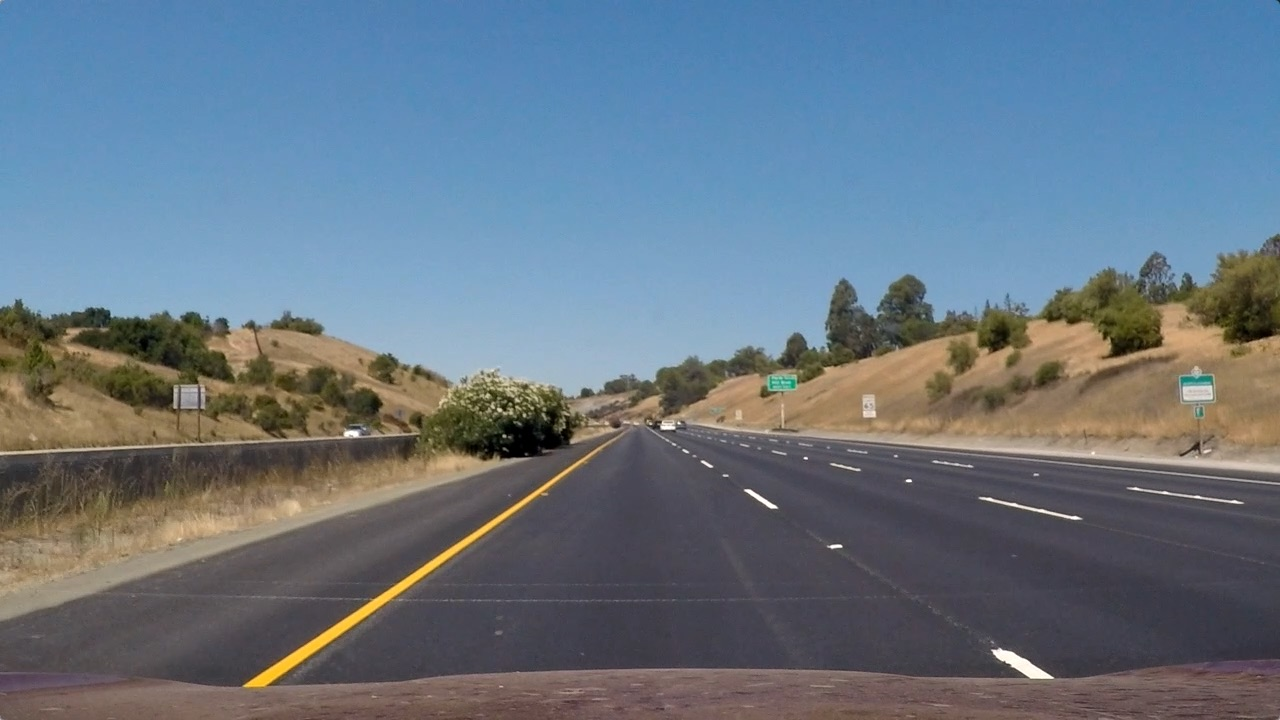
#> input picture Project-1/test_images/straight_lines1.jpg, 1280 x 720 px, given in place of solidWhiteRight.jpg, which was not available
$ jupyter execute --allow-errors CSEN1094-Task-1.ipynb   (shell and % lines are left out)   (text cells are left out)
#> lines starting #> are read from the running program, lines starting #| are printed output that depends on the picture; after the words box and inside, x2 and y2 are one past the last pixel; in counts of white or black regions, pixels touching at a corner belong together; pictures that were not available may be replaced by others from this repository, and a replacement may not be noted
[cell 1]
#importing some useful packages
import matplotlib.pyplot as plt
import matplotlib.image as mpimg
import numpy as np
import cv2
print("Python Notebook works correctly!")

[cell 2]
#reading in an image
image = mpimg.imread('test_images/solidWhiteRight.jpg')
#> image is the input picture: shape (720, 1280, 3); mean R, G, B 103.2, 117.7, 131.2

#printing out some stats and plotting
print('This image is:', type(image), 'with dimensions:', image.shape)
#| This image is: <class 'numpy.ndarray'> with dimensions: (720, 1280, 3)
plt.imshow(image)  # if you wanted to show a single color channel image called 'gray', for example, call as plt.imshow(gray, cmap='gray')

[cell 3]
import math

def grayscale(img):
    """Applies the Grayscale transform
    This will return an image with only one color channel
    but NOTE: to see the returned image as grayscale
    (assuming your grayscaled image is called 'gray')
    you should call plt.imshow(gray, cmap='gray')"""
    return cv2.cvtColor(img, cv2.COLOR_RGB2GRAY)
    # Or use BGR2GRAY if you read an image with cv2.imread()
    # return cv2.cvtColor(img, cv2.COLOR_BGR2GRAY)

def canny(img, low_threshold, high_threshold):
    """Applies the Canny transform"""
    return cv2.Canny(img, low_threshold, high_threshold)

def gaussian_blur(img, kernel_size):
    """Applies a Gaussian Noise kernel"""
    return cv2.GaussianBlur(img, (kernel_size, kernel_size), 0)

def region_of_interest(img, vertices):
    """
    Applies an image mask.

    Only keeps the region of the image defined by the polygon
    formed from `vertices`. The rest of the image is set to black.
    """
    #defining a blank mask to start with
    mask = np.zeros_like(img)

    #defining a 3 channel or 1 channel color to fill the mask with depending on the input image
    if len(img.shape) > 2:
        channel_count = img.shape[2]  # i.e. 3 or 4 depending on your image
        ignore_mask_color = (255,) * channel_count
    else:
        ignore_mask_color = 255

    #filling pixels inside the polygon defined by "vertices" with the fill color
    cv2.fillPoly(mask, vertices, ignore_mask_color)

    #returning the image only where mask pixels are nonzero
    masked_image = cv2.bitwise_and(img, mask)
    return masked_image


def draw_lines(img, lines, color=[255, 0, 0], thickness=2):
    """
    NOTE: this is the function you might want to use as a starting point once you want to
    average/extrapolate the line segments you detect to map out the full
    extent of the lane (going from the result shown in raw-lines-example.mp4
    to that shown in P1_example.mp4).

    Think about things like separating line segments by their
    slope ((y2-y1)/(x2-x1)) to decide which segments are part of the left
    line vs. the right line.  Then, you can average the position of each of
    the lines and extrapolate to the top and bottom of the lane.

    This function draws `lines` with `color` and `thickness`.
    Lines are drawn on the image inplace (mutates the image).
    If you want to make the lines semi-transparent, think about combining
    this function with the weighted_img() function below
    """
    x_left =[]
    x_right=[]
    y_left=[]
    y_right=[]

    y1_min = img.shape[0]
    y2_max = int(y1_min*0.6)

    for line in lines:
        for x1,y1,x2,y2 in line:
            slope = ((y2-y1)/(x2-x1))
            if(slope>=0):
                x_left.append(x1)
                x_left.append(x2)
                y_left.append(y1)
                y_left.append(y2)
            else:
                x_right.append(x1)
                x_right.append(x2)
                y_right.append(y1)
                y_right.append(y2)


    x_left = np.array(x_left)
    x_right= np.array(x_right)
    y_left= np.array(y_left)
    y_right= np.array(y_right)

    #cv2.line(img, (np.amin(x_right), np.amax(y_right)), (np.amax(x_right), np.amin(y_right)), color, thickness)
    cv2.line(img, (np.amin(x_left), np.amin(y_left)), (np.amax(x_left), np.amax(y_left)), color, thickness)

    M_left,C_left = np.polyfit(x_left,y_left,1)
    x1_left = int((y1_min-C_left)/M_left)
    x2_left = int((y2_max-C_left)/M_left)

    M_right,C_right = np.polyfit(x_right,y_right,1)
    x1_right = int((y1_min-C_right)/M_right)
    x2_right = int((y2_max-C_right)/M_right)

    cv2.line(img, (x2_left, y1_min), (x1_left, y2_max), color, thickness)


    #cv2.line(img, (np.amin(x_right), np.amin(y_right)), (np.amax(x_right), np.amax(y_right)), color, thickness)


def hough_lines(img, rho, theta, threshold, min_line_len, max_line_gap):
    """
    `img` should be the output of a Canny transform.

    Returns an image with hough lines drawn.
    """
    lines = cv2.HoughLinesP(img, rho, theta, threshold, np.array([]), minLineLength=min_line_len, maxLineGap=max_line_gap)
    line_img = np.zeros((img.shape[0], img.shape[1], 3), dtype=np.uint8)
    draw_lines(line_img, lines)
    return line_img

# Python 3 has support for cool math symbols.

def weighted_img(img, initial_img, α=0.8, β=1., γ=0.):
    """
    `img` is the output of the hough_lines(), An image with lines drawn on it.
    Should be a blank image (all black) with lines drawn on it.

    `initial_img` should be the image before any processing.

    The result image is computed as follows:

    initial_img * α + img * β + γ
    NOTE: initial_img and img must be the same shape!
    """
    return cv2.addWeighted(initial_img, α, img, β, γ)

[cell 4]
import os
os.listdir("test_images/")

[cell 5]
# TODO: Build your pipeline that will draw lane lines on the test_images
# then save them to the test_images_output directory.
def process_image(image):
    # NOTE: The output you return should be a color image (3 channel) for processing video below
    # TODO: put your pipeline here,
    # you should return the final output (image where lines are drawn on lanes)
    gray = grayscale(image)
    blur = gaussian_blur(gray, 5)
    canny1 = canny(blur, 50, 150)
    width = image.shape[1]
    height = image.shape[0]
    a3 = np.array([[[width*0.05,height], [width*0.95,height],[width/2,height*0.6]]], dtype = np.int32)
    region = region_of_interest(canny1,a3)
    hough = hough_lines(region, 1,np.pi/180,10,5,4)
    weighted_img1 = weighted_img(hough,image)
    #plt.imshow(weighted_img1,camp = 'weighted_img')
    return weighted_img1

[cell 6]
image = mpimg.imread('test_images/solidYellowCurve.jpg')
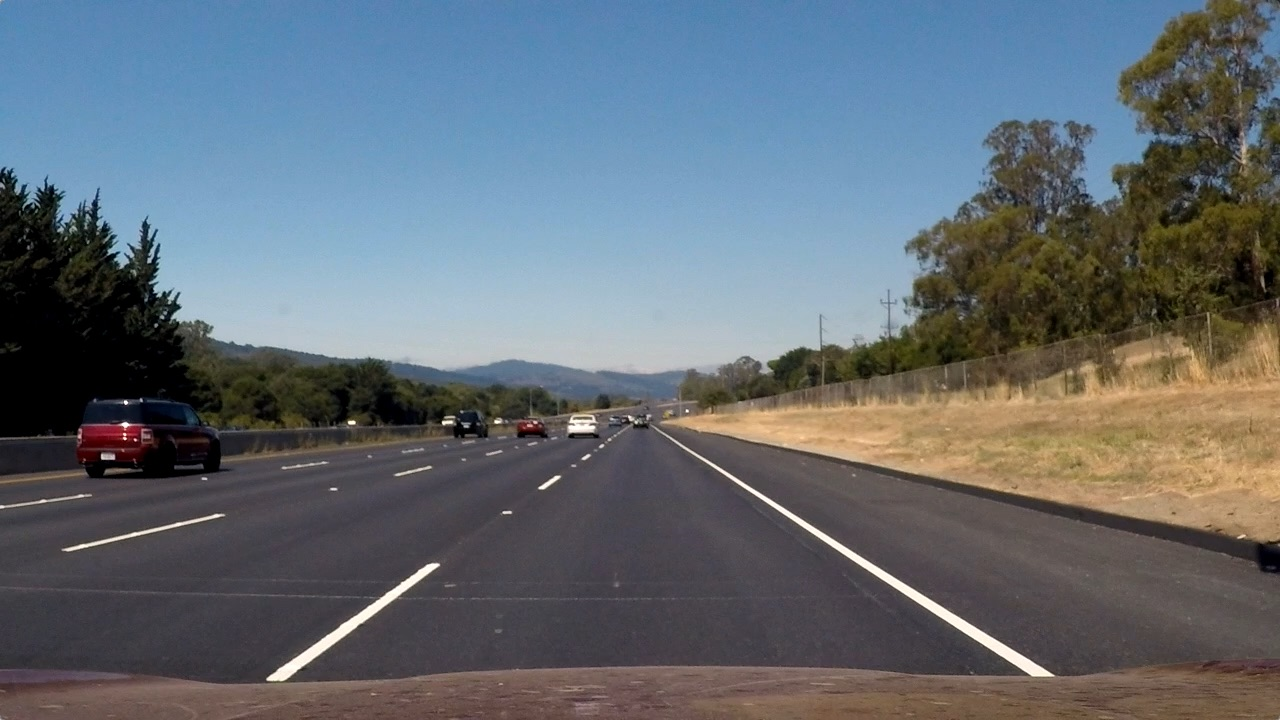
#> input picture Project-1/test_images/straight_lines2.jpg, 1280 x 720 px, given in place of solidYellowCurve.jpg, which was not available
#> image is the input picture: shape (720, 1280, 3); mean R, G, B 99.4, 107.7, 115.1

# # printing out some stats and plotting
print('This image is:', type(image), 'with dimensions:', image.shape)
#| This image is: <class 'numpy.ndarray'> with dimensions: (720, 1280, 3)
image1 = process_image(image)
#> in canny, `return cv2.Canny(img, low_threshold, high_threshold)`:
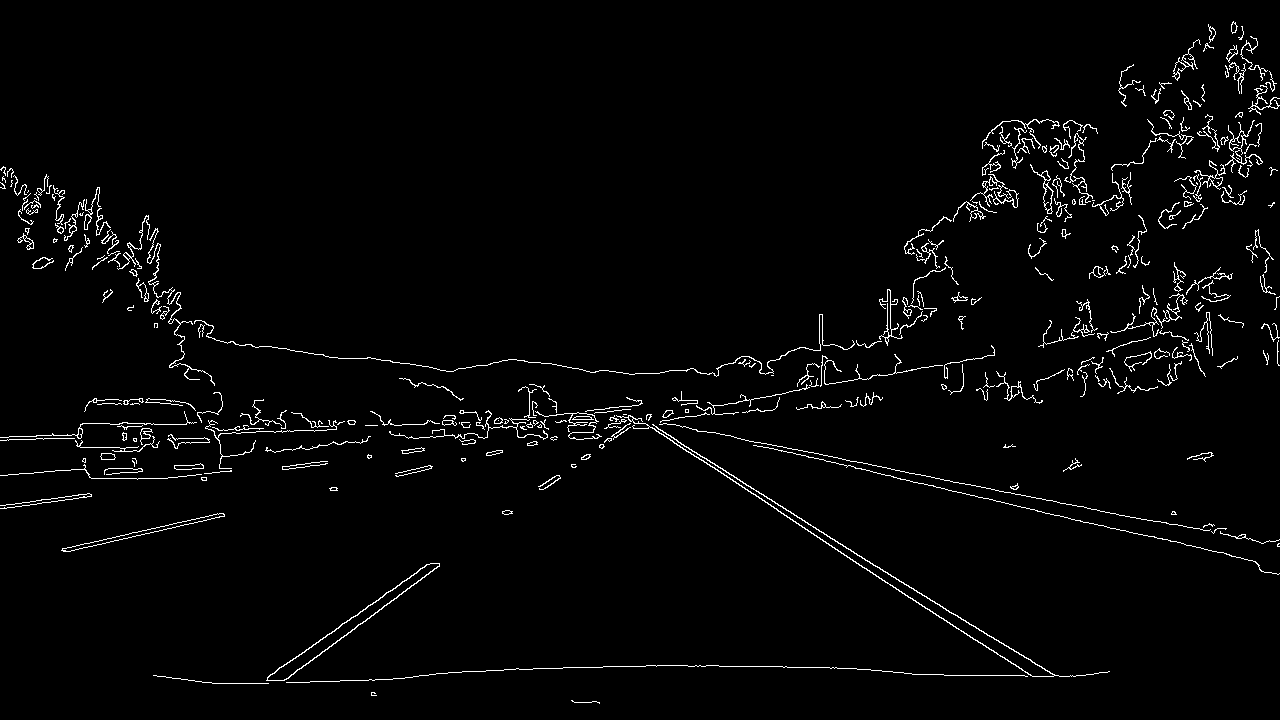
#> returned value: shape (720, 1280); 2.4% white in thin lines or dots
#> in region_of_interest, `cv2.fillPoly(mask, vertices, ignore_mask_color)`: mask: shape (720, 1280); 18% white; 1 white region, box (x1, y1, x2, y2) and area: (66, 432, 1215, 720) 165887
#> in region_of_interest, `masked_image = cv2.bitwise_and(img, mask)`:
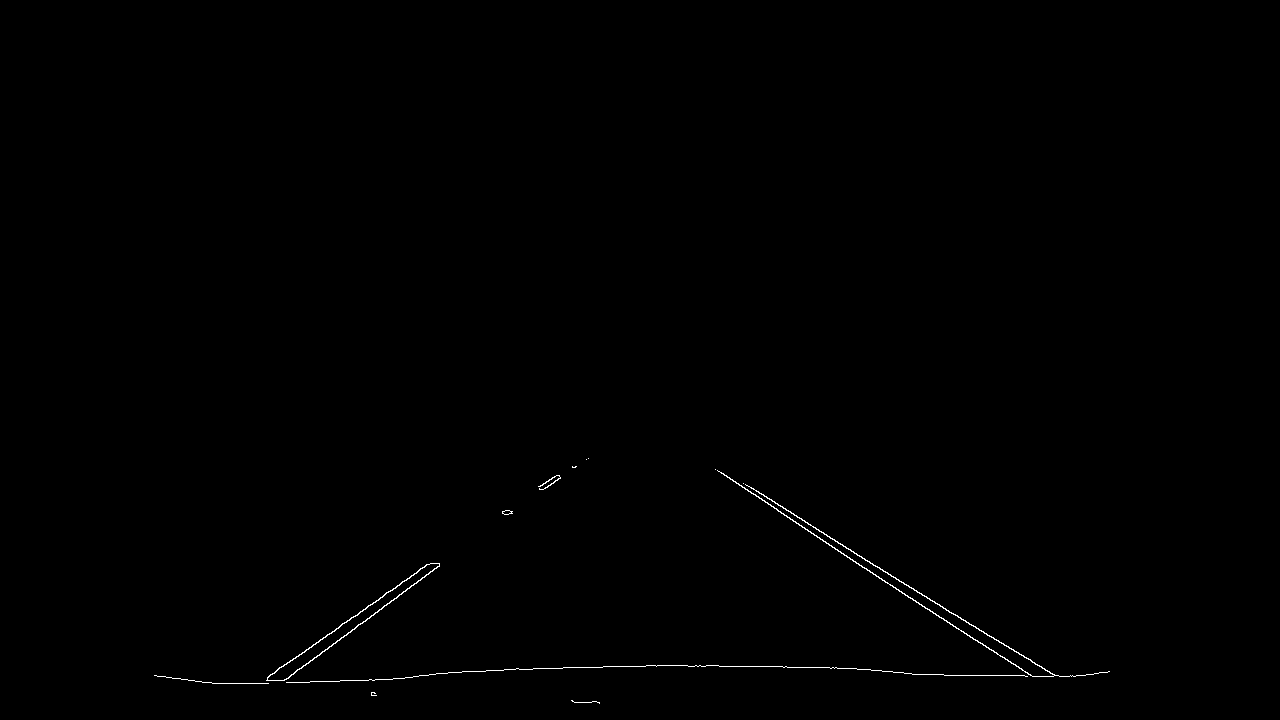
#> masked_image: shape (720, 1280); 0.29% white in thin lines or dots, all inside (x1, y1, x2, y2) = (154, 458, 1110, 704)
#> in hough_lines, `lines = cv2.HoughLinesP(img, rho, theta, threshold, np.array([]), minL..`: lines = 63 rows, first 6: [267, 677, 430, 563], [745, 484, 1004, 645], [282, 680, 432, 571], [781, 513, 1032, 676], [603, 666, 645, 666], [646, 665, 687, 665]
#> the loop in draw_lines, `for line in lines:` made 63 passes
#> line on passes 1 to 12: [[267, 677, 430, 563]], [[745, 484, 1004, 645]], [[282, 680, 432, 571]], [[781, 513, 1032, 676]], [[603, 666, 645, 666]], [[646, 665, 687, 665]], [[345, 680, 392, 679]], [[715, 469, 837, 549]], [[944, 675, 985, 675]], [[212, 683, 246, 683]], [[953, 613, 1052, 674]], [[857, 669, 881, 670]]
#> after the loop in draw_lines, `for line in lines:`: x_left = 92 values, max 1064 at index 85, min 157 at index 38, mean 679.6; x_right = 34 values, max 1107 at index 9, min 267 at index 0, mean 483.1; y_left = 92 values, max 702 at index 60, min 469 at index 8, mean 646.3; y_right = 34 values, max 680 at index 2, min 475 at index 13, mean 591.7
#> in draw_lines, `M_left,C_left = np.polyfit(x_left,y_left,1)`: M_left = -0.0442; C_left = 676.3
#> in draw_lines, `x1_left = int((y1_min-C_left)/M_left)`: x1_left = -988
#> in draw_lines, `x2_left = int((y2_max-C_left)/M_left)`: x2_left = 5529
#> in draw_lines, `M_right,C_right = np.polyfit(x_right,y_right,1)`: M_right = -0.0452; C_right = 613.6
#> in draw_lines, `x1_right = int((y1_min-C_right)/M_right)`: x1_right = -2354
#> in draw_lines, `x2_right = int((y2_max-C_right)/M_right)`: x2_right = 4016
#> in draw_lines, `cv2.line(img, (x2_left, y1_min), (x1_left, y2_max), color, thickness)`: img: shape (720, 1280, 3); mean of channels 0, 1, 2 1.8, 0, 0
#> in weighted_img, `return cv2.addWeighted(initial_img, α, img, β, γ)`:
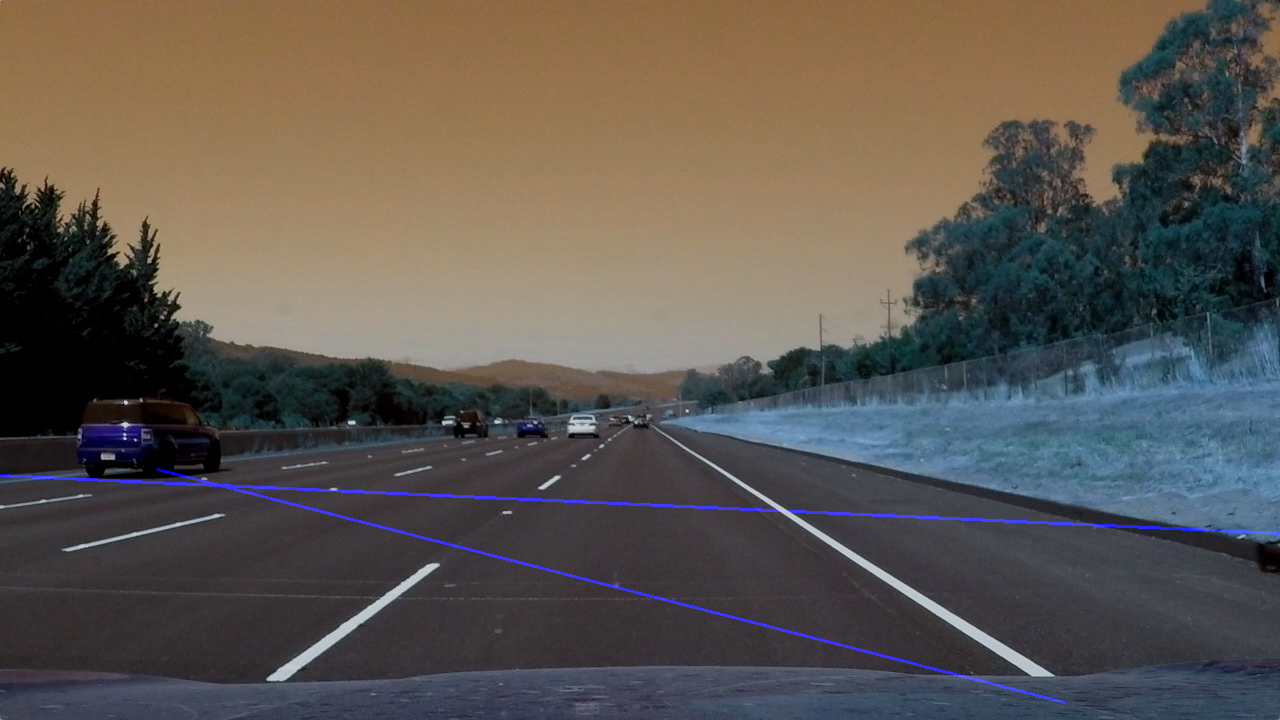
#> returned value: shape (720, 1280, 3); mean of channels 0, 1, 2 80.8, 86.1, 92.1; drawn as B, G, R
plt.imshow(image1, cmap='gray')
